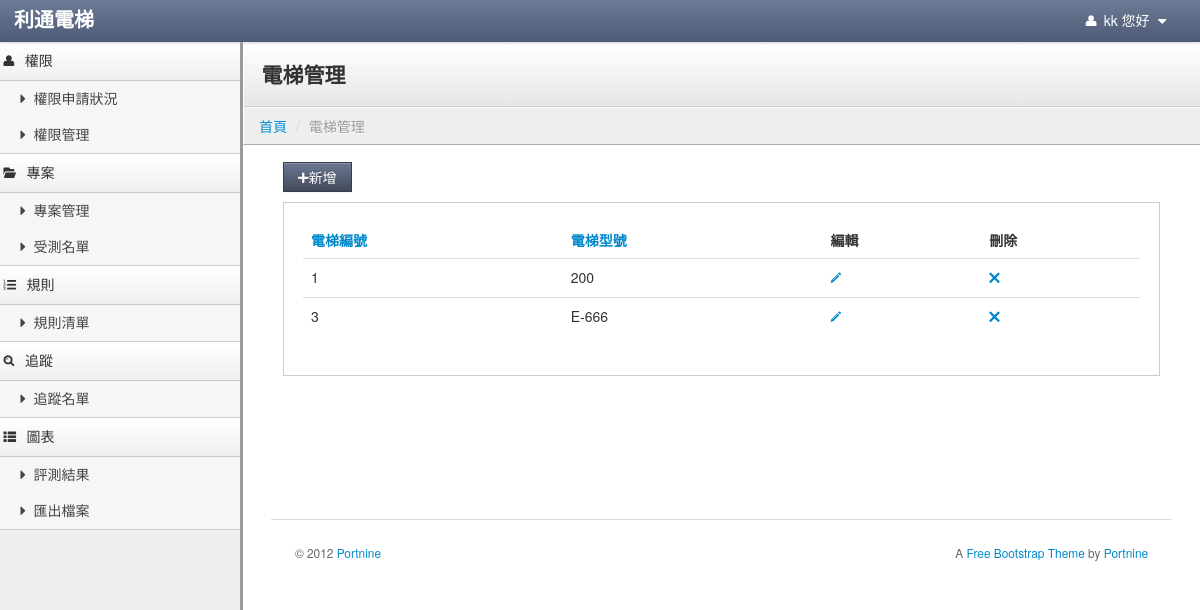
/index.php/elevator/elevator_home (signed in), run on an earlier commit of the app's database.
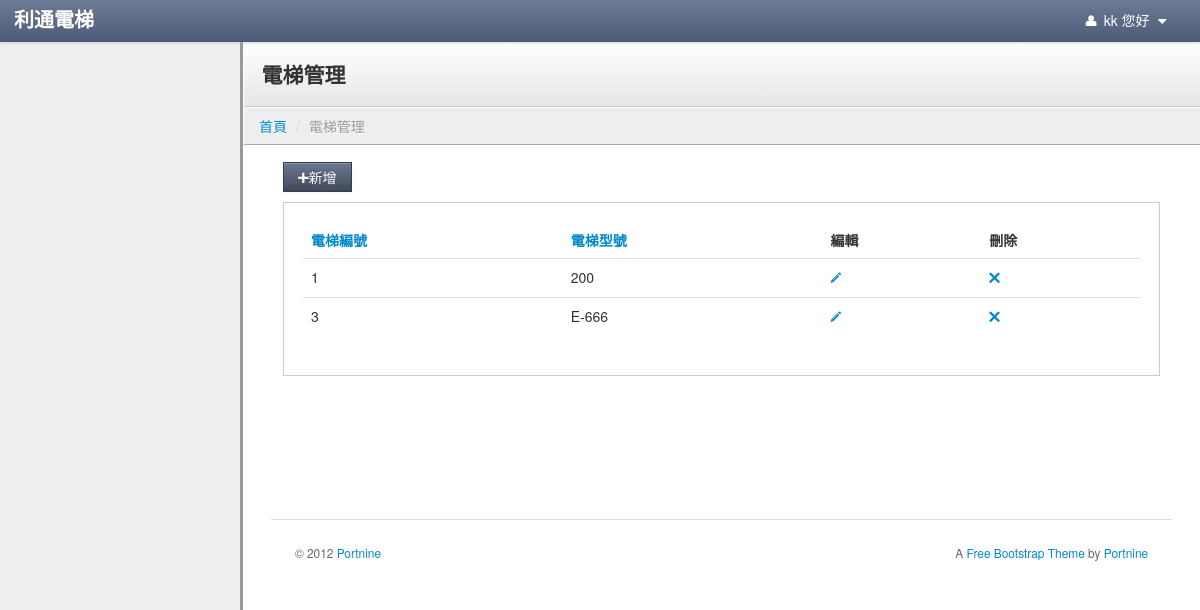
And on a later commit of the database.
### tables this page shows
CREATE TABLE `usermenu` (
  `menuid` int(5) NOT NULL AUTO_INCREMENT COMMENT '菜單ID',
  `parentid` int(5) NOT NULL DEFAULT '0' COMMENT '上層菜單',
  `title` varchar(30) NOT NULL COMMENT '標題',
  `controller` varchar(40) NOT NULL COMMENT '控制器',
  `actioner` varchar(40) NOT NULL COMMENT '動作',
  `icon` varchar(100) DEFAULT NULL,
  `ismenu` tinyint(1) NOT NULL DEFAULT '0' COMMENT '是否顯示',
  `sort` tinyint(4) NOT NULL DEFAULT '0' COMMENT '排序',
  `isdisabled` tinyint(1) NOT NULL DEFAULT '0' COMMENT '是否刪除',
  PRIMARY KEY (`menuid`)
);

CREATE TABLE `elevator` (
  `id` int(50) NOT NULL AUTO_INCREMENT,
  `name` varchar(255) DEFAULT NULL,
  `model` varchar(255) DEFAULT NULL,
  `address` varchar(255) DEFAULT NULL,
  `contact` varchar(255) DEFAULT NULL,
  `tel` varchar(255) DEFAULT NULL,
  PRIMARY KEY (`id`)
);

### application/controllers/Elevator.php (called while the page is built, shortened)
<?php if ( ! defined('BASEPATH')) exit('No direct script access allowed');
class Elevator extends CI_Controller {
	var $data =array();
	function __construct()
	{
		$this->load->model('Elevator_model');
		$this->load->library('datamodel');
        $this->load->model('Usermenu_model');
        $usermenu_m = new Usermenu_model();
        $this->aUsermenulist = $usermenu_m->usermenulist($_SESSION['id']);
	}
	public function elevator_home()
	{
		$elevator_model = new Elevator_model();
		$temp = $elevator_model->getElevator();
		$fristitem = 0;
		$itemmax = 10;
		if ($temp != 0)
		{
			$totalitem = count($temp);
			if( 10 > $totalitem)
			{
				$itemmax = $totalitem;
			}
			else
			{
				$itemmax = 10;
			}
			$this->data['fristitem'] = $fristitem;
			$this->data['itemmax'] = $itemmax;
			foreach($temp as $row):
				if($fristitem < $itemmax)
				{
					$this->data[$fristitem] = $row;
				}
				$fristitem++;
			endforeach;
			if($totalitem >= 10)
			{	 $totalitem;
				if($totalitem % 10 != 0)
				{
					$pageitem = floor($totalitem / 10) + 1;
				}
				else
				{
					$pageitem = $totalitem / 10;
				}
			}
			else
			{
				$pageitem = 1;
			}
			$pagefrist = 0;
			if($pageitem > 10 )
			{
				$pagetotal = 10;
			}
			else
			{
				$pagetotal = $pageitem;
			}
			$this->data['pagefrist'] = $pagefrist;
			$this->data['pagetotal'] = $pagetotal;
			$this->data['pageid'] = 1;
		}
		else
		{
			$this->data = null;
		}
		$this->load->view('elevator_home', $this->data);
	}
}

### index.php (called while the page is built, shortened)
<?php
require_once BASEPATH.'core/CodeIgniter.php';

### application/models/usermenu_model.php (called while the page is built, shortened)
<?php
class Usermenu_model extends CI_Model
{
	public function usermenulist($iUserid=0)
	{
        $sSql = "select menuidarray,permission from account where id ={$iUserid} and `status`=0";
        $query = $this->db->query($sSql);
        $useridmenu = $query->row_array();
        $power_group = 'employee_group';
        switch ($useridmenu['permission']){
            case 3:
                $power_group = 'employee_group';
                break;
        }
        $sSql = "select configvalue from config where configkey ='{$power_group}'";
        $query = $this->db->query($sSql);
        $configmenu = $query->row_array();
        $diffstr = $useridmenu['menuidarray'] .','.$configmenu['configvalue'];
        $diffarray = explode(',',$diffstr);
        $diffarray = array_unique($diffarray);
        asort($diffarray);
        $useridmenu['menuidarray'] = implode(',',$diffarray);
        $sSql = "select * from usermenu where menuid in ({$useridmenu['menuidarray']}) and ismenu=1 and isdisabled!=1 and parentid = 0";
        $query = $this->db->query($sSql);
        $results = array();
        foreach ($query->result_array() as $vNavheader){
            $results[$vNavheader['menuid']] = $vNavheader;
            $sSql = "select * from usermenu where menuid in ({$useridmenu['menuidarray']}) and parentid = '{$vNavheader['menuid']}' and ismenu=1 and isdisabled!=1";
            $query_navlist = $this->db->query($sSql);
            foreach ($query_navlist->result_array() as $vNavlist){
                $results[$vNavheader['menuid']]['subtype'][]=$vNavlist;
            }
        }
        return $results;
	}
}

### application/models/elevator_model.php (called while the page is built, shortened)
<?php
class Elevator_model extends CI_Model
{
	public function getElevator()
	{
		$this->db->select('*');
		$this->db->from('elevator');
		$result = $this->db->get();
		if ($result->num_rows() > 0)
		{
			$idx = 0;
			foreach ($result->result() as $row)
			{
				$elevator_data[$idx] = new Datamodel();
				foreach ($row as $k => $v)
				{
					$elevator_data[$idx]->$k = $v;
				}
				$idx++;
			}
			return $elevator_data;
		}
		return 0;
	}
}

### application/libraries/datamodel.php (called while the page is built, shortened)
<?php
class Datamodel
{
	private $data = array();
	public function __set($name,$value)
	{
		$this->data[$name] = $value;
	}
	public function __get($name)
	{
		if (array_key_exists($name,$this->data))
		{
			return $this->data[$name];
		}
	}
}

### application/views/elevator_home.php (the view, shortened to what the changed rows need)
<!DOCTYPE html>
<html lang="en">
	<?php
		include "head.php";
	?>
	<body>
		<?php
			include "sidebar-nav.php";
		?>
		<div class="content">
			<div class="header">
				<h1 class="page-title">電梯管理</h1>
			</div>
			<div class="container-fluid">
				<div class="row-fluid">
					<div class="container-fluid">
						<div class="row-fluid">
							<form action="<?=base_url("/Form/form_borad")?>" method="post">
								<div class="well">
									<table class="table sortable">
										<thead>
											<tr>
												<th><a href="#">電梯編號</a></th>
												<th><a href="#">電梯型號</a></th>
												<th class="sorttable_nosort">編輯</th>
												<th class="sorttable_nosort">刪除</th>
											</tr>
										</thead>
										<tbody>
					<?php
											if(count($this->data) != 0 )
											{
												$fristitem = $this->data['fristitem'];
												$itemmax = $this->data['itemmax'];
												for($j = 0; $fristitem < $itemmax;$j++)
												{
					?>
													<tr>
														<td><?=$this->data[$j]->id;?></td>
														<td><?=$this->data[$j]->model;?></td>
														<td>
															<a href="<?=base_url("/Elevator/edit_elevator")?>/elevator_id/<?=$this->data[$j]->id;?>" ><i class="icon-pencil"></i></a>
														</td>
														<td>
															<a href="<?=base_url("/Elevator/delete_elevator")?>/elevator_id/<?=$this->data[$j]->id;?>" ><i class="icon-remove"></i></a>
														</td>
													</tr>
					<?php						$fristitem++;
												}
											}
					?>
										</tbody>
									</table>
								</div>
							</form>
						</div>
					</div>
				</div>
			</div>
		</div>
	</body>
</html>

### application/views/sidebar-nav.php
<div class="sidebar-nav">
       <?php
           foreach($this->aUsermenulist as $v){
               echo '<a href="#'.$v['controller'].'-menu" class="nav-header" data-toggle="collapse"><i class="'.$v['icon'].'"></i>'.$v['title'].'</i></a>';
               if(!empty($v['subtype'])){
                   echo '<ul id="'.$v['controller'].'-menu" class="nav nav-list collapse in">';
                   foreach($v['subtype'] as $vSub){
                       echo '<li ><a href="'.base_url("/{$vSub['controller']}/{$vSub['actioner']}").'"><i class="'.$vSub['icon'].'"></i>'.$vSub['title'].'</a></li>';
                   }
                   echo '</ul>';
               }
           }
       ?>
   </div>

What changed in the data, as far as the page shows it:
no longer on this page (row edited): usermenu: title "權限"
no longer on this page (row edited): usermenu: title "權限申請狀況", shown under "權限"
no longer on this page (row edited): usermenu: title "權限管理", shown under "權限"
no longer on this page (row edited): usermenu: title "專案"
no longer on this page (row edited): usermenu: title "專案管理", shown under "專案"
no longer on this page (row edited): usermenu: title "受測名單", shown under "專案"
no longer on this page (row edited): usermenu: title "規則"
no longer on this page (row edited): usermenu: title "規則清單", shown under "規則"
no longer on this page (row edited): usermenu: title "追蹤"
no longer on this page (row edited): usermenu: title "追蹤名單", shown under "追蹤"
no longer on this page (row edited): usermenu: title "圖表"
no longer on this page (row edited): usermenu: title "評測結果", shown under "圖表"
no longer on this page (row unchanged): usermenu: title "匯出檔案", shown under "圖表"
